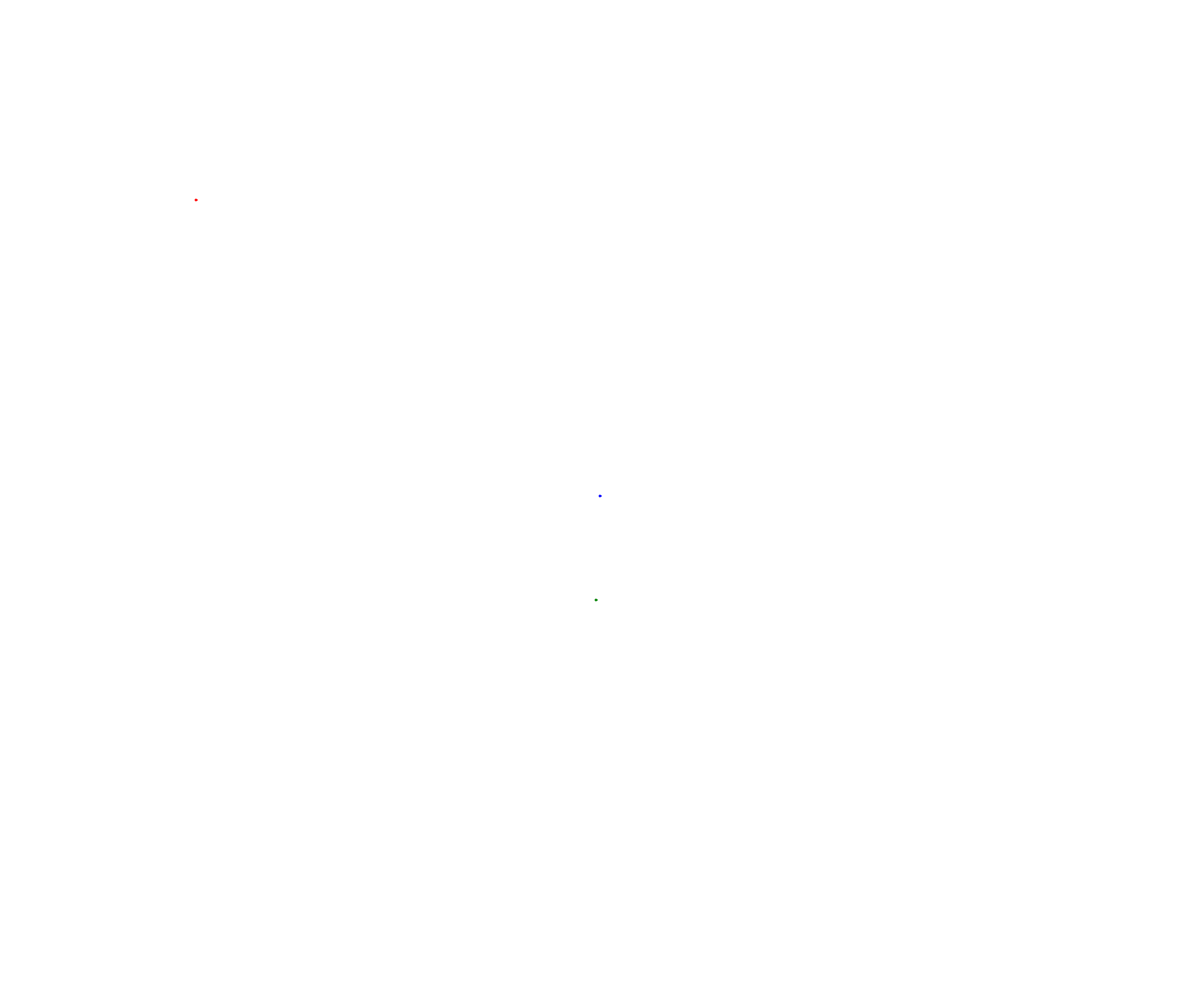
Frame 1 (no input)
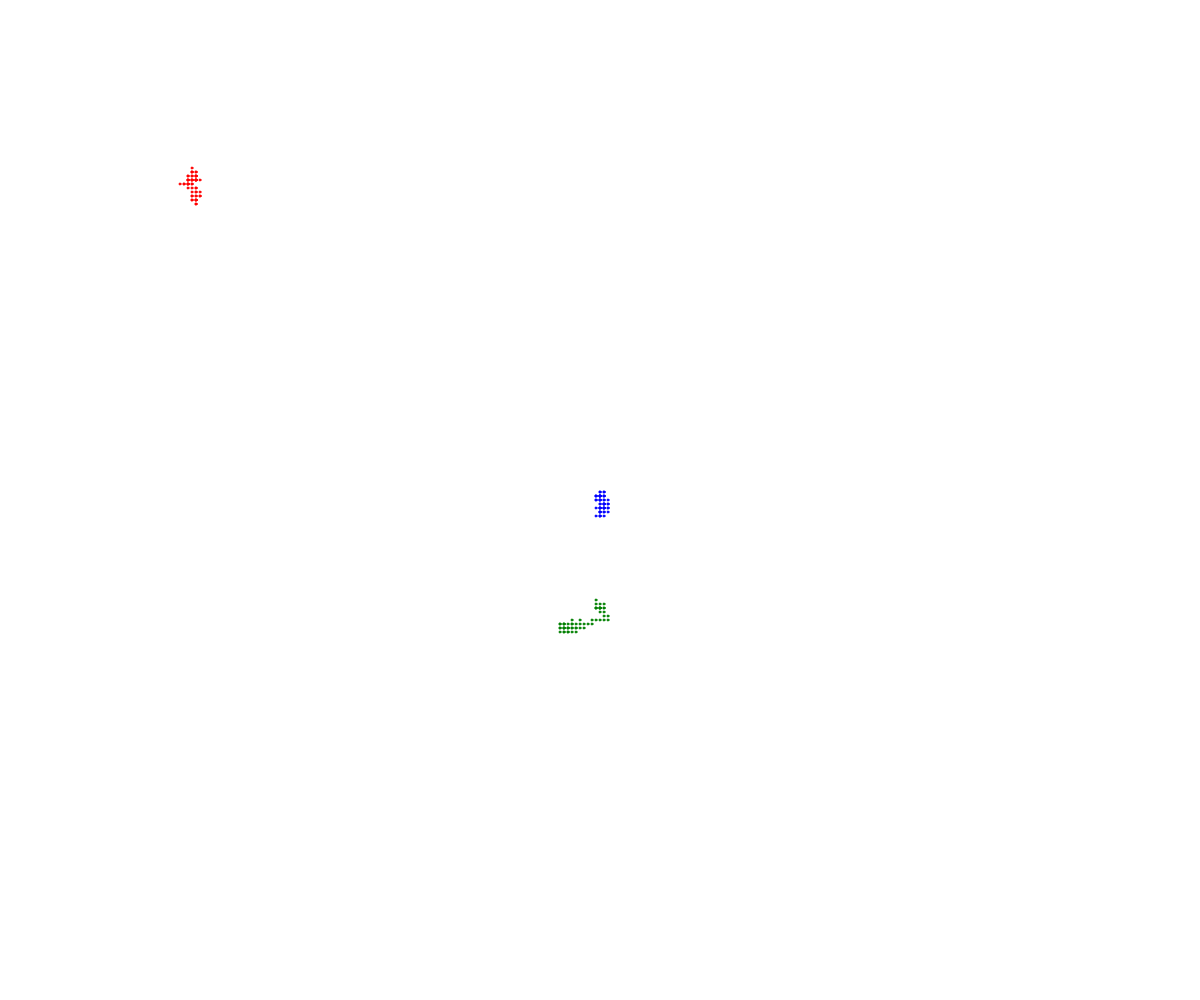
Frame 60 (no input)
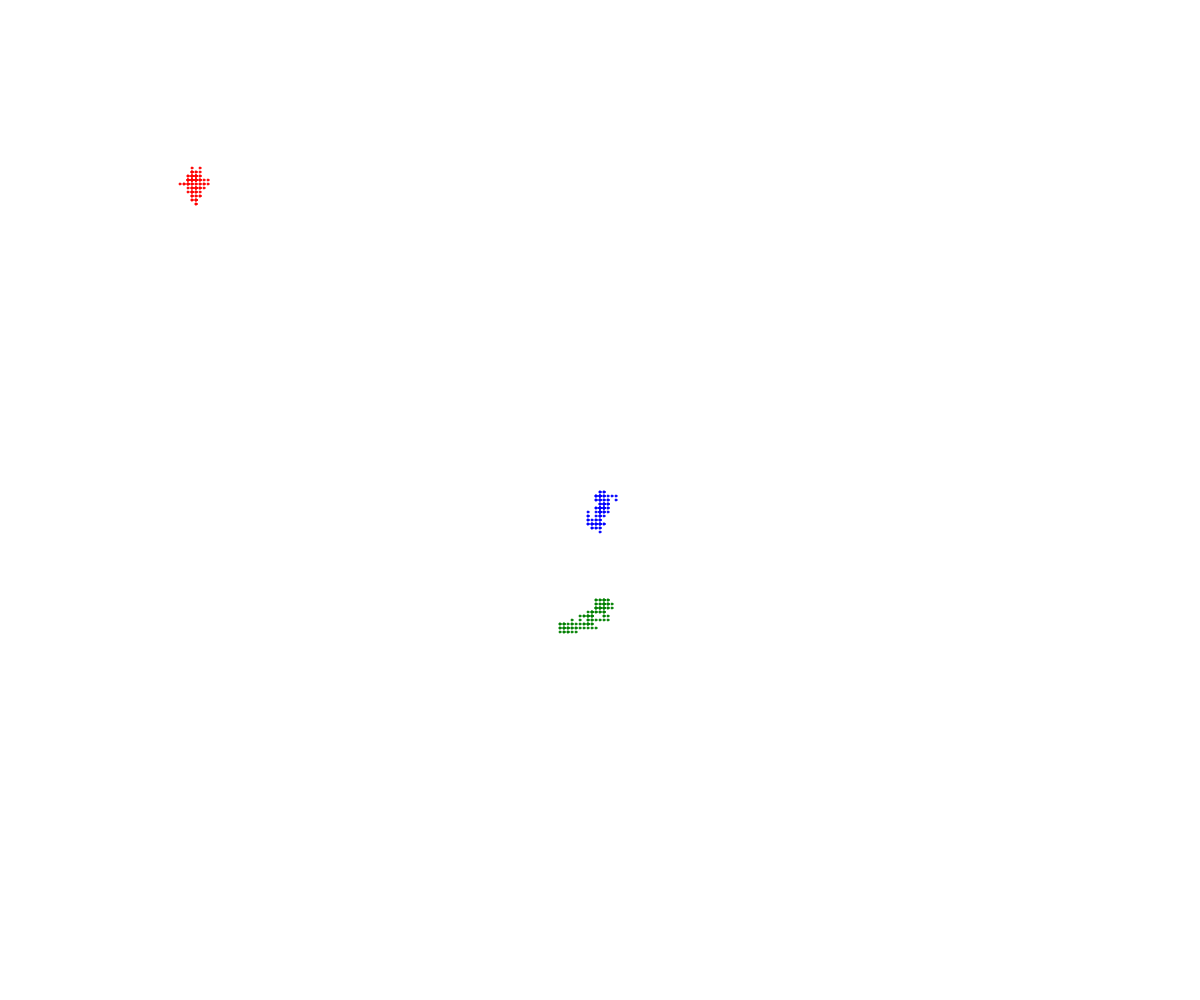
Frame 120 (the mouse pressed at the canvas centre since frame 60)

The p5.js sketch that drew these frames (run headless with seeded random() and noise() and a simulated clock; from frame 60 on, the mouse is pressed at the canvas centre):

// p5.js sketch
// ── sketch.js
//oop walker class demo
// kieran 
// Date

let runner;
let relay;
let carrier;


function setup() {
  createCanvas(windowWidth, windowHeight);
  runner = new Walker(width/2, height/2, "blue");
  relay = new Walker(200, 200, "red");
  carrier = new Walker(600, 600, "green");
  // relay.color = "red";
}

function draw() {
  relay.move();
  runner.move();
  carrier.move();

  runner.display();
  relay.display();
  carrier.display();
}

class Walker {
  constructor(x, y, theColor) {
    this.x = x;
    this.y = y;
    this.color = theColor;
    this.speed = 4;
    this.radius = 1;
  }

  display() {
    fill(this.color);
    stroke(this.color);
    circle(this.x, this.y, this.radius*2);
  }

  move() {
    let theChoice = random(100);

    if (theChoice <25)  {//up
      this.y -= this.speed;
    }
    else if (theChoice <50 ) { //down
      this.y += this.speed;
    }
    else if (theChoice <75) {  //left
      this.x -= this.speed;
    }
    else {
      this.x += this.speed; // right
    }
  }
}
